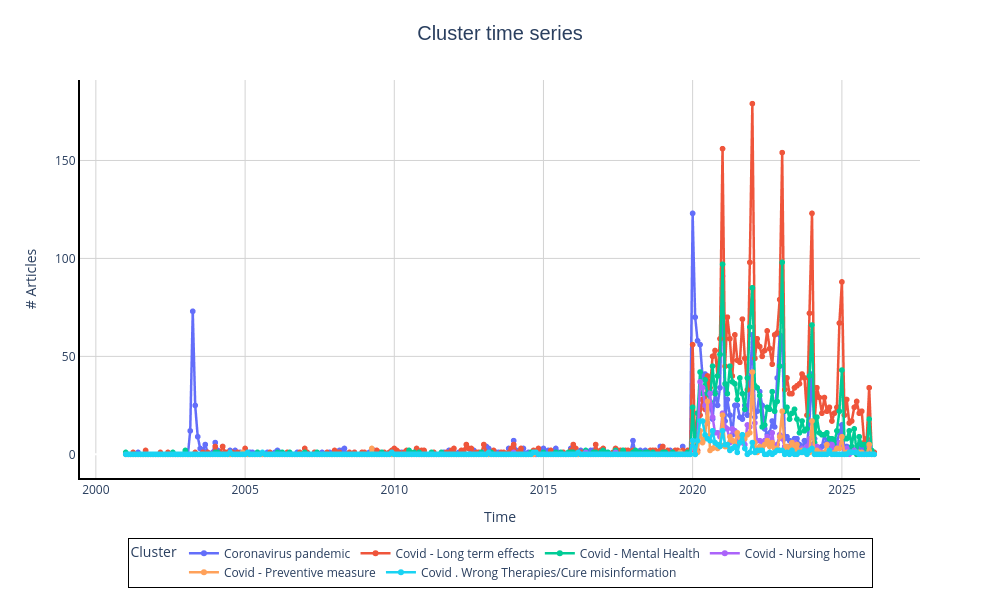

The cell this chart's notebook holds for it:
### Code cell
import plotly.express as px

if len(cluster_list) > 1:
    legend_title = "Cluster"
    graph_title = "Cluster time series"
else:
    legend_title = "Topics"
    graph_title= "Topics time series"

fig = px.line(
    complete_timeseries_df_analysis,
    x="timestamp",
    y="occurrence",
    color="Graph_label",
    markers=True,
    title=graph_title
)

fig.update_layout(
    # Titolo
    title={
        'text': graph_title,
        'x': 0.5,
        'xanchor': 'center',
        'font': {'size': 20, 'family': 'Arial, sans-serif'}
    },
    
    # Assi
    xaxis_title="Time",
    yaxis_title="# Articles",
    xaxis=dict(
        showgrid=True,
        gridwidth=1,
        gridcolor='lightgray',
        showline=True,
        linewidth=2,
        linecolor='black'
    ),
    yaxis=dict(
        showgrid=True,
        gridwidth=1,
        gridcolor='lightgray',
        showline=True,
        linewidth=2,
        linecolor='black'
    ),    
    legend=dict(
        title=legend_title,
        orientation="h",  
        yanchor="top",
        y=-0.15, 
        xanchor="center",
        x=0.5,  
        bgcolor="rgba(255, 255, 255, 0.8)",
        bordercolor="Black",
        borderwidth=1
    ),
    
    
    plot_bgcolor='white',
    paper_bgcolor='white',
    width=1000,
    height=600,
    
    
    margin=dict(l=80, r=80, t=80, b=120),
    
    
    hovermode='x unified'
)


fig.update_traces(
    line=dict(width=2.5),
    marker=dict(size=6)
)

fig.show()

### Figure 1 — Plotly figure (JSON) as saved in the notebook; plotly's stock layout.template omitted (floating-point values rounded to 4 significant figures; data arrays with more than 128 entries replaced by an {"elided": "..."} marker saying what was removed)
{"data": [{"hovertemplate": "Graph_label=Coronavirus pandemic<br>timestamp=%{x}<br>occurrence=%{y}<extra></extra>", "legendgroup": "Coronavirus pandemic", "line": {"color": "#636efa", "dash": "solid", "width": 2.5}, "marker": {"size": 6, "symbol": "circle"}, "mode": "lines+markers", "name": "Coronavirus pandemic", "showlegend": true, "type": "scattergl", "x": {"elided": "302 str values"}, "xaxis": "x", "y": {"elided": "302 int values"}, "yaxis": "y"}, {"hovertemplate": "Graph_label=Covid - Long term effects<br>timestamp=%{x}<br>occurrence=%{y}<extra></extra>", "legendgroup": "Covid - Long term effects", "line": {"color": "#EF553B", "dash": "solid", "width": 2.5}, "marker": {"size": 6, "symbol": "circle"}, "mode": "lines+markers", "name": "Covid - Long term effects", "showlegend": true, "type": "scattergl", "x": {"elided": "302 str values"}, "xaxis": "x", "y": {"elided": "302 int values"}, "yaxis": "y"}, {"hovertemplate": "Graph_label=Covid - Mental Health<br>timestamp=%{x}<br>occurrence=%{y}<extra></extra>", "legendgroup": "Covid - Mental Health", "line": {"color": "#00cc96", "dash": "solid", "width": 2.5}, "marker": {"size": 6, "symbol": "circle"}, "mode": "lines+markers", "name": "Covid - Mental Health", "showlegend": true, "type": "scattergl", "x": {"elided": "302 str values"}, "xaxis": "x", "y": {"elided": "302 int values"}, "yaxis": "y"}, {"hovertemplate": "Graph_label=Covid - Nursing home<br>timestamp=%{x}<br>occurrence=%{y}<extra></extra>", "legendgroup": "Covid - Nursing home", "line": {"color": "#ab63fa", "dash": "solid", "width": 2.5}, "marker": {"size": 6, "symbol": "circle"}, "mode": "lines+markers", "name": "Covid - Nursing home", "showlegend": true, "type": "scattergl", "x": {"elided": "302 str values"}, "xaxis": "x", "y": {"elided": "302 int values"}, "yaxis": "y"}, {"hovertemplate": "Graph_label=Covid - Preventive measure<br>timestamp=%{x}<br>occurrence=%{y}<extra></extra>", "legendgroup": "Covid - Preventive measure", "line": {"color": "#FFA15A", "dash": "solid", "width": 2.5}, "marker": {"size": 6, "symbol": "circle"}, "mode": "lines+markers", "name": "Covid - Preventive measure", "showlegend": true, "type": "scattergl", "x": {"elided": "302 str values"}, "xaxis": "x", "y": {"elided": "302 int values"}, "yaxis": "y"}, {"hovertemplate": "Graph_label=Covid . Wrong Therapies/Cure misinformation<br>timestamp=%{x}<br>occurrence=%{y}<extra></extra>", "legendgroup": "Covid . Wrong Therapies/Cure misinformation", "line": {"color": "#19d3f3", "dash": "solid", "width": 2.5}, "marker": {"size": 6, "symbol": "circle"}, "mode": "lines+markers", "name": "Covid . Wrong Therapies/Cure misinformation", "showlegend": true, "type": "scattergl", "x": {"elided": "302 str values"}, "xaxis": "x", "y": {"elided": "302 int values"}, "yaxis": "y"}], "layout": {"height": 600, "hovermode": "x unified", "legend": {"bgcolor": "rgba(255, 255, 255, 0.8)", "bordercolor": "Black", "borderwidth": 1, "orientation": "h", "title": {"text": "Cluster"}, "tracegroupgap": 0, "x": 0.5, "xanchor": "center", "y": -0.15, "yanchor": "top"}, "margin": {"b": 120, "l": 80, "r": 80, "t": 80}, "paper_bgcolor": "white", "plot_bgcolor": "white", "title": {"font": {"family": "Arial, sans-serif", "size": 20}, "text": "Cluster time series", "x": 0.5, "xanchor": "center"}, "width": 1000, "xaxis": {"anchor": "y", "domain": [0, 1], "gridcolor": "lightgray", "gridwidth": 1, "linecolor": "black", "linewidth": 2, "showgrid": true, "showline": true, "title": {"text": "Time"}}, "yaxis": {"anchor": "x", "domain": [0, 1], "gridcolor": "lightgray", "gridwidth": 1, "linecolor": "black", "linewidth": 2, "showgrid": true, "showline": true, "title": {"text": "# Articles"}}}}
